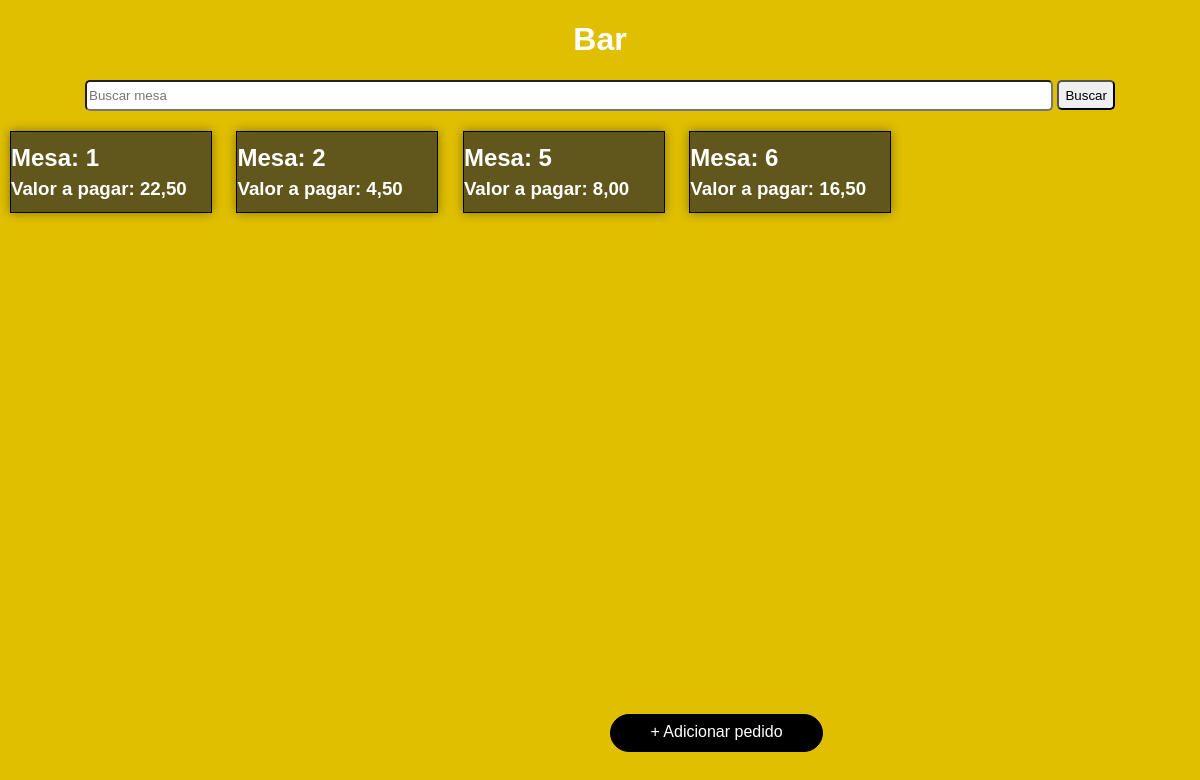
The app's page /, older data.
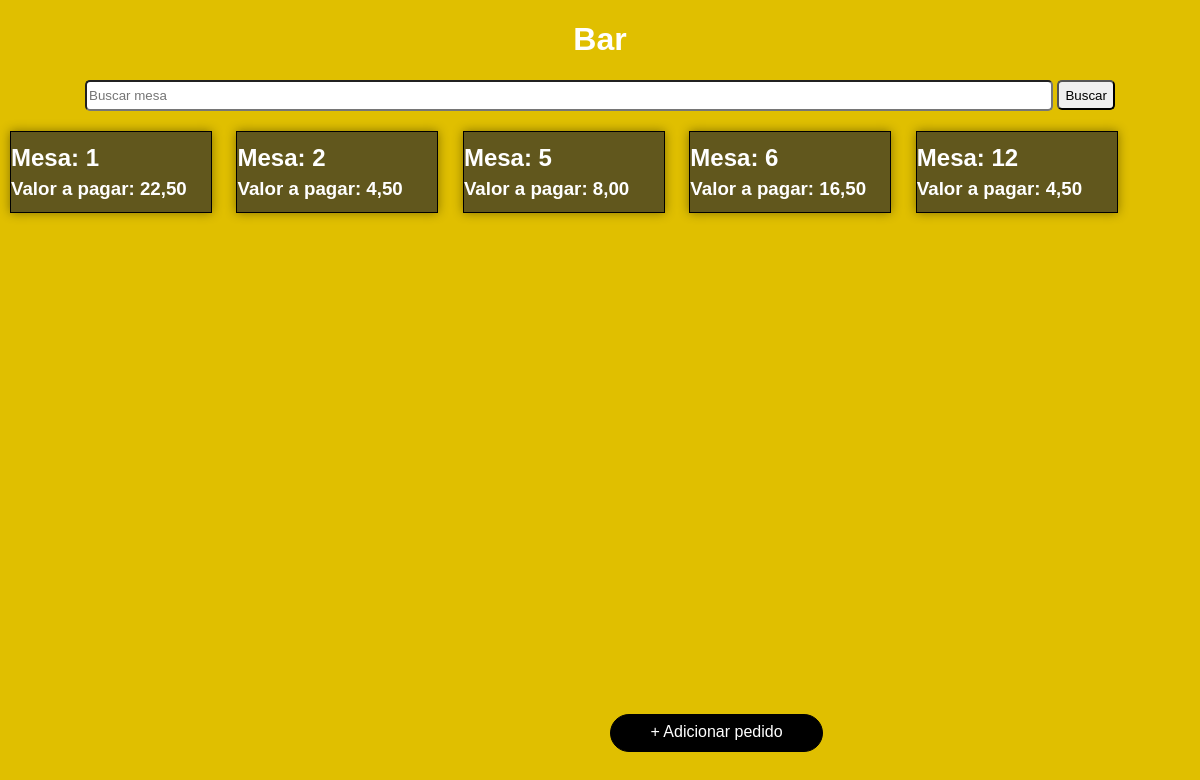
The same page, newer data.
### comanda/models.py (models this page shows, shortened)
class Comanda(models.Model):
    mesa = models.IntegerField()
    cerveja = models.CharField(max_length=20, null=True)
    refrigerante = models.CharField(max_length=20, null=True)
    espetinho = models.CharField(max_length=20, null=True)
    cervejaQtd = models.IntegerField(null=True)
    refrigeranteQtd = models.IntegerField(null=True)
    espetinhoQtd = models.IntegerField(null=True)
    cervejaPrecoTotal = models.DecimalField(max_digits=10, decimal_places=2, null=True)
    refrigerantePrecoTotal = models.DecimalField(
        max_digits=10, decimal_places=2, null=True
    )
    espetinhoPrecoTotal = models.DecimalField(
        max_digits=10, decimal_places=2, null=True
    )
    precoTotal = models.DecimalField(max_digits=10, decimal_places=2, null=True)
    listaItensSelecionados = models.JSONField(null=True)
    data = models.DateField(null=True, blank=True, auto_now_add=True)
    horario = models.TimeField(null=True, blank=True, auto_now_add=True)

### comanda/views.py (the view)
# urls.py: path("", views.visualizarPedidos, name="visualizarPedidos"),
def visualizarPedidos(request):
    pedidos = Comanda.objects.all()
    return render(request, "index.html", {"pedidos": pedidos})

### comanda/templates/index.html (shortened to what this page needs)
{% load static %}
<!DOCTYPE html>
<html lang="pt-br">
<head>
      <link rel="stylesheet" href="{% static 'style.css' %}">
</head>
<body>
    <header>
       <a href="{% url 'visualizarPedidos' %}"><h1>Bar</h1></a>
    </header>
    <nav>
        <form onsubmit="handleSearch(); return false;">
            <input id="pesquisar" type="text" placeholder="Buscar mesa" name="pesquisarMesa">
            <input id="buscar" type="submit" value="Buscar">
        </form>
    </nav>
    <main>
        {% for pedido in pedidos %}
            <a class="mesa" href="{% url 'pedido' pedido.id %}">
                <h2>Mesa: {{ pedido.mesa }}</h2>
                <h3>Valor a pagar: {{ pedido.precoTotal }}</h3>
            </a>
        {% endfor %}
    </main>
    <div id="adicionar">
        <a href="{% url 'comanda'  %}"> + Adicionar pedido</a>
    </div>
</body>
</html>

Row changes from the older to the newer data that the page shows:
added Comanda: mesa "12", precoTotal "4,50"
